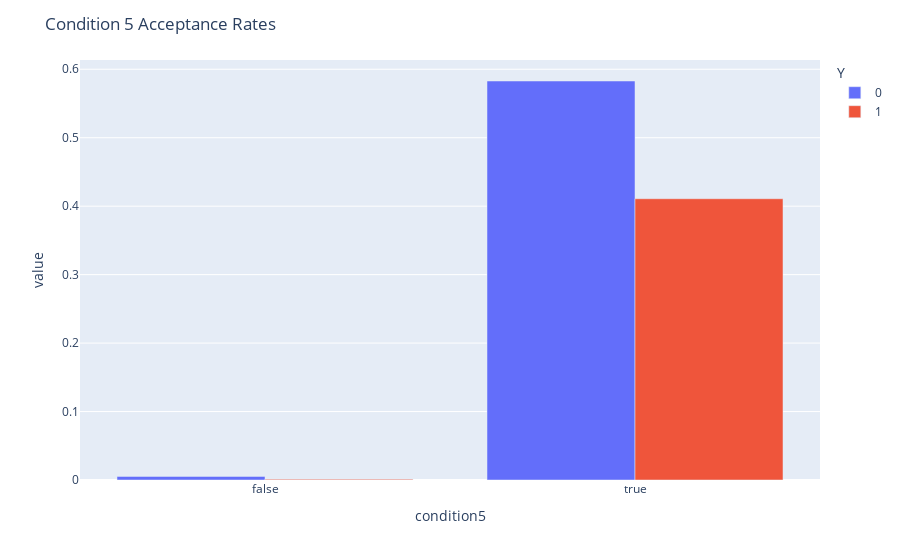

This figure's notebook cell:
### Code cell
def condition5(Bar, passanger, maritalStatus, age, RestaurantLessThan20, income, occupation):
    return (Bar in ['1~3']) or (bar_visits not in ['never', 'less1'] and age not in ['below21', '21']) or (bar_visits not in ['never', 'less1'] and passanger not in ['Kid(s)'] and occupation not in ['Farming Fishing & Forestry'])

df_bar['condition5'] = df_bar[['Bar', 'passanger', 'maritalStatus', 'age', 'RestaurantLessThan20', 'income', 'occupation']].apply(lambda x: condition5(*x), axis=1)

ct = pd.crosstab(df_bar['condition5'], df_bar['Y'], normalize=True)
ct['sum'] = ct[0] + ct[1]
ct['Acceptance Rate'] = ct[1] / ct['sum']
print(ct)
fig = px.bar(ct[[0,1]], barmode="group")
fig.update_layout(title='Condition 5 Acceptance Rates')
# df_bar.info()
# df_bar['income'].value_counts()

### Figure 1 — Plotly figure (JSON) as saved in the notebook; plotly's stock layout.template omitted (floating-point values rounded to 4 significant figures)
{"data": [{"alignmentgroup": "True", "hovertemplate": "Y=0<br>condition5=%{x}<br>value=%{y}<extra></extra>", "legendgroup": "0", "marker": {"color": "#636efa", "pattern": {"shape": ""}}, "name": "0", "offsetgroup": "0", "orientation": "v", "showlegend": true, "textposition": "auto", "type": "bar", "x": [false, true], "xaxis": "x", "y": [0.005227, 0.5829], "yaxis": "y"}, {"alignmentgroup": "True", "hovertemplate": "Y=1<br>condition5=%{x}<br>value=%{y}<extra></extra>", "legendgroup": "1", "marker": {"color": "#EF553B", "pattern": {"shape": ""}}, "name": "1", "offsetgroup": "1", "orientation": "v", "showlegend": true, "textposition": "auto", "type": "bar", "x": [false, true], "xaxis": "x", "y": [0.001045, 0.4109], "yaxis": "y"}], "layout": {"barmode": "group", "legend": {"title": {"text": "Y"}, "tracegroupgap": 0}, "margin": {"t": 60}, "title": {"text": "Condition 5 Acceptance Rates"}, "xaxis": {"anchor": "y", "domain": [0, 1], "title": {"text": "condition5"}}, "yaxis": {"anchor": "x", "domain": [0, 1], "title": {"text": "value"}}}}
